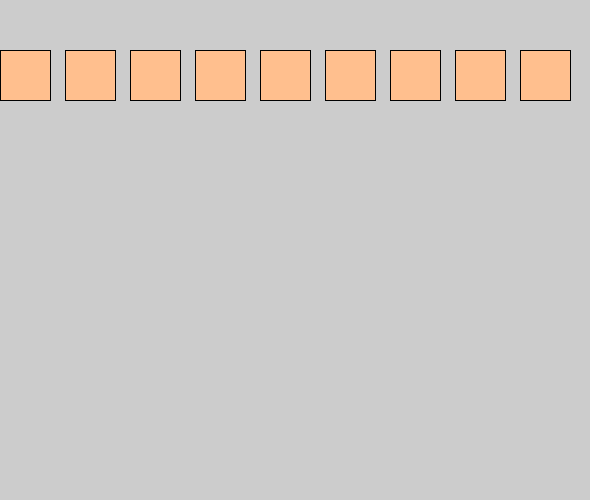
Frame 1 (no input)
Frame 60 (the mouse pressed at the canvas centre just before this capture): identical to frame 1, image omitted
Frame 120 (the mouse held since frame 60 and released just before this capture): identical to frame 1, image omitted

The Processing sketch that drew this single still picture (run headless with seeded random() and noise(); from frame 60 on, the mouse is pressed at the canvas centre):

// Processing sketch: Nine_Square_Interaction
// ── Nine_Square_Interaction.pde
void setup() {
  size(590, 500);
}


void draw() {
  for (int row=0; row<9; row = row+1)
  {
    check(row);
    square(row*65, 50, 50);
  }
}


void check(int num) {
  if (mouseX > num*65 && mouseX < num*65+50  && mouseY > 50  && mouseY < 100) {
    fill(#8EFFF5);
  } else {
    fill(#FFBF8E);
  }
}
